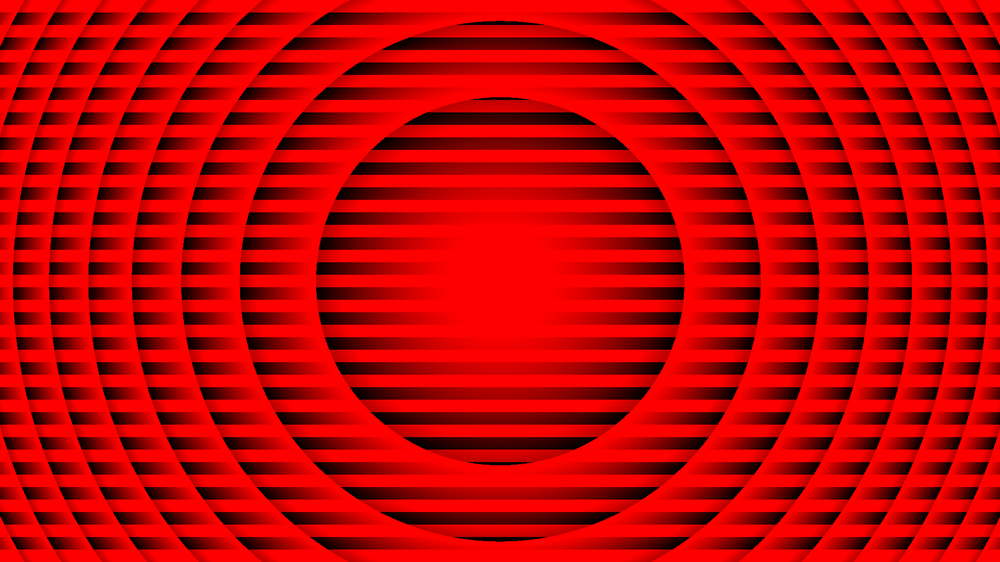
#> input picture RGB_binary_cali_lens/R__184(V)_p48.png, 1000 x 562 px, shrunk from 1920 x 1080 before the run, found by its file name
$ python Combined_RGB.py
#> lines starting #> are read from the running program, lines starting #| are printed output that depends on the picture
# -*- coding: utf-8 -*-
"""
Created on Wed Feb 14 11:28:11 2024

@author: SG
"""

from PIL import Image
import numpy as np
import matplotlib.pyplot as plt

im_rh=plt.imread("C:/Users/Laboratorio/MakeHologram/RGB_binary_cali_lens/R__184(V)_p48.png")
#> im_rh is the input picture: shape (562, 1000, 3) float32; mean R, G, B 0.765, 0, 0
im_gh=plt.imread("C:/Users/Laboratorio/MakeHologram/RGB_binary_cali_lens/G__136(V)_p48.png")
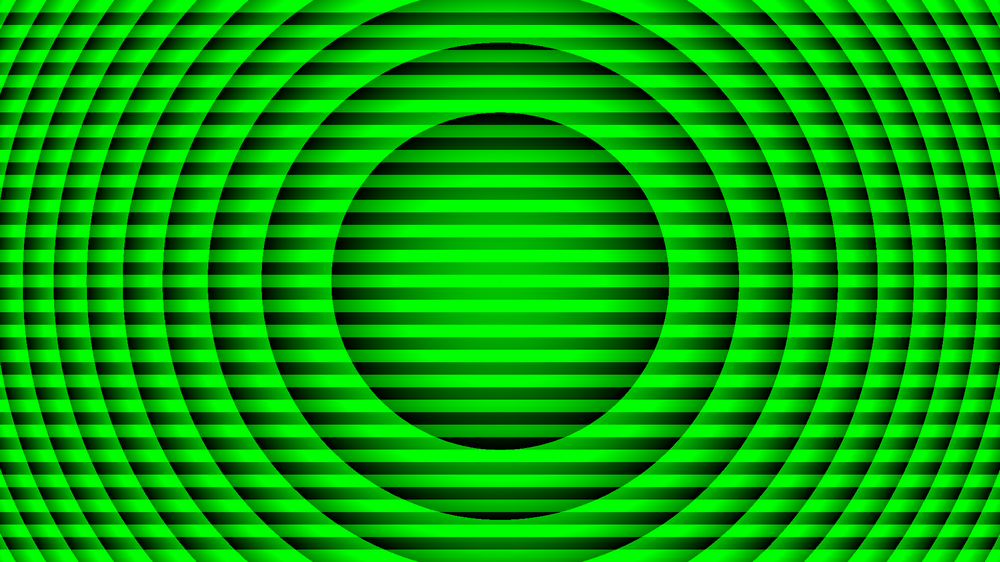
#> input picture RGB_binary_cali_lens/G__136(V)_p48.png, 1000 x 562 px, shrunk from 1920 x 1080 before the run, found by its file name
#> im_gh is the input picture: shape (562, 1000, 3) float32; mean R, G, B 0, 0.629, 0
im_bh=plt.imread("C:/Users/Laboratorio/MakeHologram/RGB_binary_cali_lens/B__80(V)_p48.png")
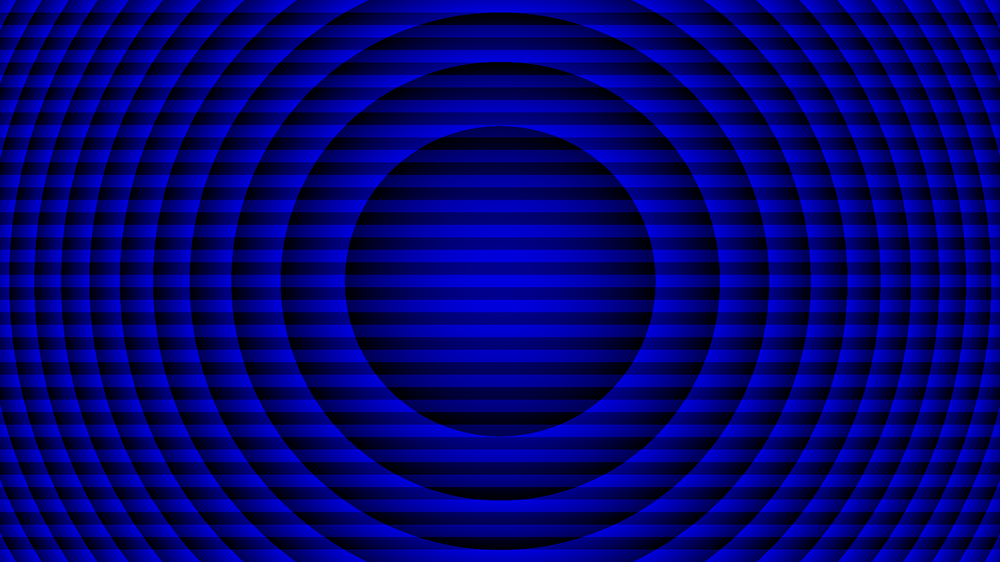
#> input picture RGB_binary_cali_lens/B__80(V)_p48.png, 1000 x 562 px, shrunk from 1920 x 1080 before the run, found by its file name
#> im_bh is the input picture: shape (562, 1000, 3) float32; mean R, G, B 0, 0, 0.447

im_rh_array = np.array(im_rh)*255
im_gh_array = np.array(im_gh)*255
im_bh_array = np.array(im_bh)*255
# Create a new array for the new image with the same shape as the original
im_new_array = np.zeros_like(im_rh_array)
im_new_array[:,:,0] = im_rh_array[:,:,0]
im_new_array[:,:,1] = im_gh_array[:,:,1]
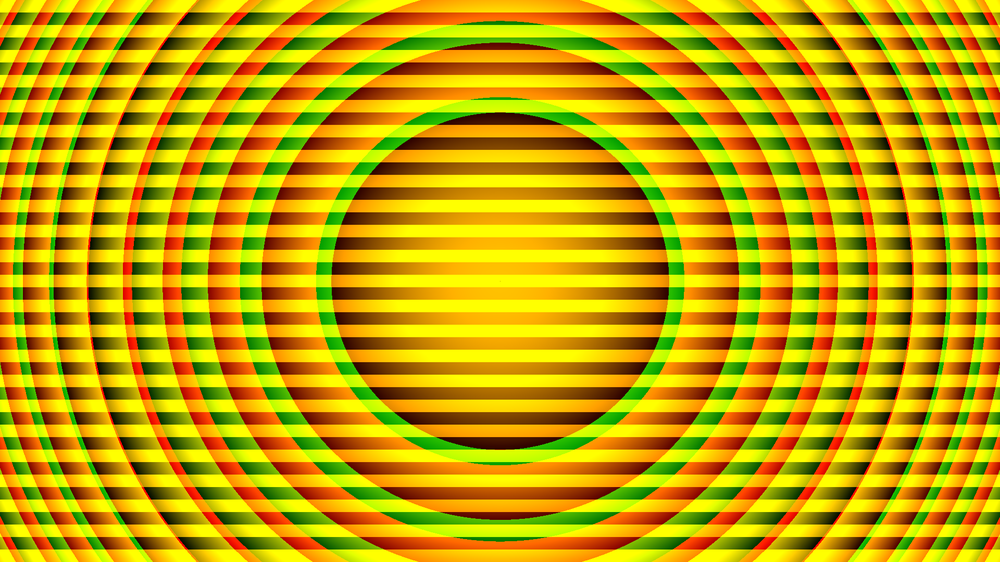
#> im_new_array: shape (562, 1000, 3) float32; mean R, G, B 195.5, 160.7, 0
im_new_array[:,:,2] = im_bh_array[:,:,2]
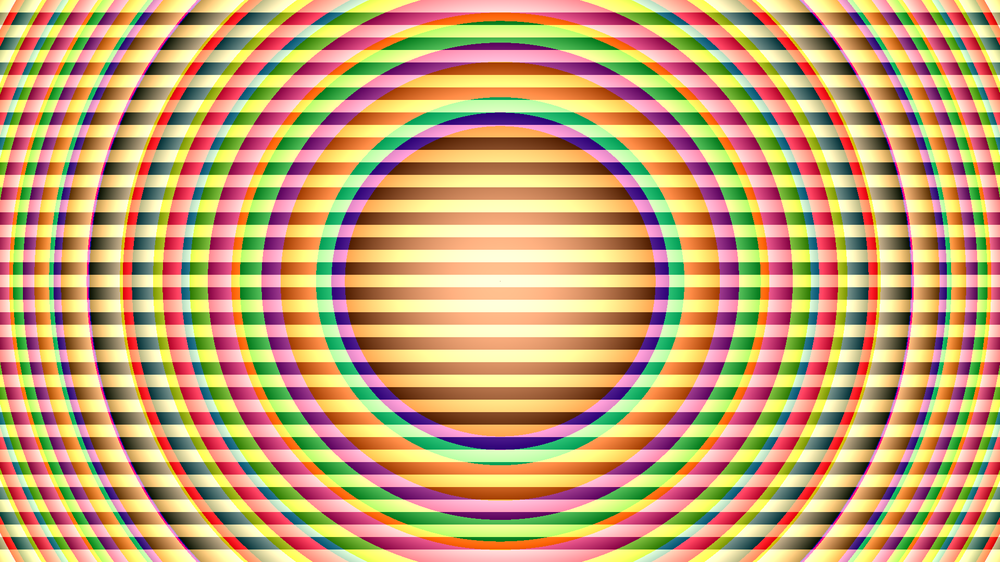
#> im_new_array: shape (562, 1000, 3) float32; mean R, G, B 195.5, 160.7, 114

im_new_array = im_new_array.astype(np.uint8)

im_new = Image.fromarray(im_new_array)
im_new.save('Gray_tri_lensg136.png')
im_new.show()
"""RGB"""
# [18 lines of commented-out code are left out]
